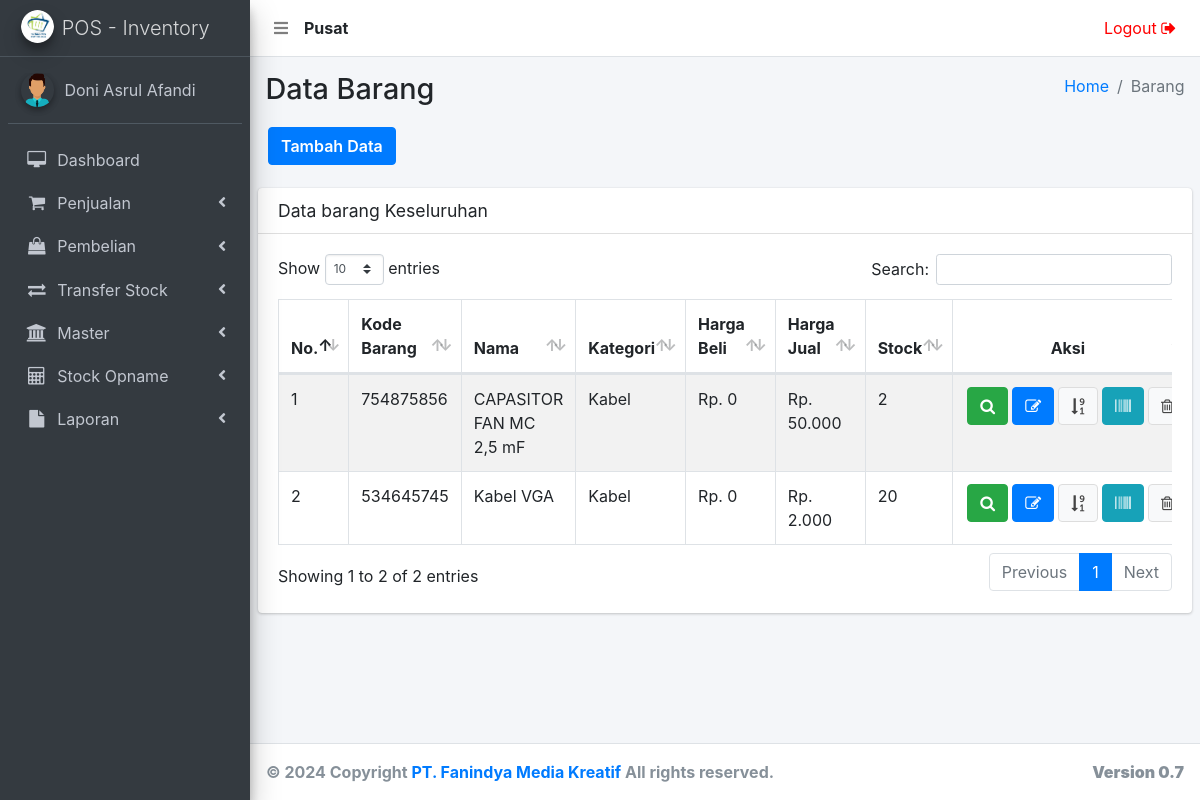
The page /barang-old.php (signed in) on the database its author committed.
### tables this page shows
CREATE TABLE `user` (
  `user_id` int(11) NOT NULL,
  `user_nama` varchar(500) NOT NULL,
  `user_no_hp` varchar(250) NOT NULL,
  `user_alamat` text NOT NULL,
  `user_email` varchar(250) NOT NULL,
  `user_password` varchar(500) NOT NULL,
  `user_create` varchar(250) NOT NULL,
  `user_level` varchar(250) NOT NULL,
  `user_status` varchar(250) NOT NULL,
  `user_cabang` int(11) NOT NULL
);

CREATE TABLE `barang` (
  `barang_id` int(11) NOT NULL,
  `barang_kode` varchar(500) NOT NULL,
  `barang_kode_slug` varchar(500) NOT NULL,
  `barang_kode_count` int(11) NOT NULL,
  `barang_nama` varchar(250) NOT NULL,
  `barang_harga_beli` varchar(250) NOT NULL,
  `barang_harga` varchar(250) NOT NULL,
  `barang_harga_grosir_1` int(11) NOT NULL,
  `barang_harga_grosir_2` int(11) NOT NULL,
  `barang_harga_s2` int(11) NOT NULL,
  `barang_harga_grosir_1_s2` int(11) NOT NULL,
  `barang_harga_grosir_2_s2` int(11) NOT NULL,
  `barang_harga_s3` int(11) NOT NULL,
  `barang_harga_grosir_1_s3` int(11) NOT NULL,
  `barang_harga_grosir_2_s3` int(11) NOT NULL,
  `barang_stock` text NOT NULL,
  `barang_tanggal` varchar(250) NOT NULL,
  `barang_kategori_id` int(11) NOT NULL,
  `kategori_id` varchar(250) NOT NULL,
  `barang_satuan_id` varchar(250) NOT NULL,
  `satuan_id` varchar(250) NOT NULL,
  `satuan_id_2` int(11) NOT NULL,
  `satuan_id_3` int(11) NOT NULL,
  `satuan_isi_1` int(11) NOT NULL,
  `satuan_isi_2` int(11) NOT NULL,
  `satuan_isi_3` int(11) NOT NULL,
  `barang_deskripsi` text NOT NULL,
  `barang_option_sn` int(11) NOT NULL,
  `barang_terjual` int(11) NOT NULL,
  `barang_cabang` int(11) NOT NULL
);

CREATE TABLE `kategori` (
  `kategori_id` int(11) NOT NULL,
  `kategori_nama` varchar(500) NOT NULL,
  `kategori_status` varchar(250) NOT NULL,
  `kategori_cabang` int(11) NOT NULL
);

### _header-artibut.php (called while the page is built, shortened)
<?php
  	include 'aksi/functions.php';
    $userLoginCabang = mysqli_query( $conn, "select user_cabang from user where user_id = '".$_SESSION['user_id']."'");
    $sessionCabangData = mysqli_fetch_array($userLoginCabang);
    $sessionCabang     = $sessionCabangData['user_cabang'];
    if ( $sessionCabang < 1 ) {
      $tipeToko = "Pusat";
    } else {
      $tipeToko = "Cabang ".$sessionCabang;
    }
?>

### barang-old.php (the view, shortened to what this page needs)
<?php
  include '_header.php';
  include '_nav.php';
  include '_sidebar.php';
?>
  <div class="content-wrapper">
    <section class="content-header">
      <div class="container-fluid">
        <div class="row mb-2">
          <div class="col-sm-6">
            <h1>Data Barang</h1>
          </div>
          <div class="col-sm-6">
            <ol class="breadcrumb float-sm-right">
              <li class="breadcrumb-item"><a href="bo">Home</a></li>
              <li class="breadcrumb-item active">Barang</li>
            </ol>
          </div>
          <div class="tambah-data">
          	<a href="barang-add" class="btn btn-primary">Tambah Data</a>
          </div>
        </div>
      </div>
    </section>
    <section class="content">
      <div class="row">
        <div class="col-12">
          <div class="card">
            <div class="card-header">
              <h3 class="card-title">Data barang Keseluruhan</h3>
            </div>
            <div class="card-body">
              <div class="table-auto">
                <table id="example1" class="table table-bordered table-striped">
                  <thead>
                  <tr>
                    <th style="width: 6%;">No.</th>
                    <th style="width: 13%;">Kode Barang</th>
                    <th>Nama</th>
                    <th>Kategori</th>
                    <th>Harga Beli</th>
                    <th>Harga Jual</th>
                    <th>Stock</th>
                    <th style="text-align: center; width: 14%">Aksi</th>
                  </tr>
                  </thead>
                  <tbody>
                  <?php
                    $i = 1;
                    $queryProduct = $conn->query("SELECT barang.barang_id, barang.barang_kode, barang.barang_kode_count, barang.barang_nama, barang.barang_harga_beli, barang.barang_harga, barang.barang_stock, barang.barang_option_sn, barang.barang_cabang, kategori.kategori_id, kategori.kategori_nama, satuan.satuan_id, satuan.satuan_nama
                               FROM barang
                               JOIN kategori ON barang.kategori_id = kategori.kategori_id
                               JOIN satuan ON barang.satuan_id = satuan.satuan_id
                               WHERE barang_cabang = ".$sessionCabang." ORDER BY barang_id DESC
                               ");
                    while ($rowProduct = mysqli_fetch_array($queryProduct)) {
                  ?>
                  <tr>
                    	<td><?= $i; ?></td>
                      <td><?= $rowProduct['barang_kode']; ?></td>
                      <td><?= $rowProduct['barang_nama']; ?></td>
                      <td><?= $rowProduct['kategori_nama']; ?></td>
                      <td>Rp. <?= number_format($rowProduct['barang_harga_beli'], 0, ',', '.'); ?></td></td>
                      <td>Rp. <?= number_format($rowProduct['barang_harga'], 0, ',', '.'); ?></td>
                      <td><?= $rowProduct['barang_stock']; ?></td>
                      <td class="orderan-online-button">
                        <?php
                          $id = $rowProduct["barang_id"];
                        ?>
                          <a href="barang-zoom?id=<?= $id; ?>-<?= strtolower(str_replace(' ', '-', $rowProduct['barang_nama'])); ?>" title="Zoom Data" target="_blank">
                              <button class="btn btn-success" type="submit">
                                 <i class="fa fa-search"></i>
                              </button>
                          </a>
                      	  <a href="barang-edit?id=<?= $id; ?>-<?= strtolower(str_replace(' ', '-', $rowProduct['barang_nama'])); ?>" title="Edit Data">
                              <button class="btn btn-primary" type="submit">
                                 <i class="fa fa-edit"></i>
                              </button>
                          </a>
                          <?php if ( $rowProduct['barang_option_sn'] < 1 ) { ?>
                          <a href="#!" title="Data No. SN" class="Data No. SN">
                              <button class="btn btn-default" type="" name="hapus">
                                  <i class="fa fa-sort-numeric-desc"></i>
                              </button>
                          </a>
                          <?php } ?>
                          <a href="barang-generate-barcode?id=<?= $id; ?>-<?= strtolower(str_replace(' ', '-', $rowProduct['barang_nama'])); ?>" title="Generate Barcode">
                              <button class="btn btn-info" type="submit">
                                 <i class="fa fa-barcode"></i>
                              </button>
                          </a>
                          <?php
                            $penjualan = mysqli_query($conn, "select * from penjualan where barang_id = $id");
                            $jmlPenjualan = mysqli_num_rows($penjualan);
                          ?>
                          <?php if ( $jmlPenjualan > 0 ) { ?>
                          <a href="#!" title="Delete Data" class="delete-data">
                              <button class="btn btn-default" type="" name="hapus">
                                  <i class="fa fa-trash-o"></i>
                              </button>
                          </a>
                          <?php } ?>
                      </td>
                  </tr>
                  <?php $i++; ?>
                  <?php } ?>
                  </tbody>
                </table>
              </div>
            </div>
          </div>
        </div>
      </div>
    </section>
  </div>
</div>
<?php include '_footer.php'; ?>
</body>
</html>

### _nav.php (shortened to what this page needs)
<nav class="main-header navbar navbar-expand navbar-white navbar-light">
    <ul class="navbar-nav">
      <li class="nav-item">
        <a class="nav-link" data-widget="pushmenu" href="#"><i class="fas fa-bars"></i></a>
      </li>
      <li class="nav-item" style="padding-top: 8px;">
        <?php
          echo "<b>".$tipeToko."</b>";
        ?>
      </li>
    </ul>
    <ul class="navbar-nav ml-auto">
      <li class="nav-item">
        <a href="<?php echo "aksi/logout.php?logout";?>"onclick="return confirm('Apakah anda yakin logout ?')" class="nav-link" style='color:red;'>Logout <i class="fa fa-sign-out"></i>
        </a>
      </li>
    </ul>
  </nav>

### rows shown on the page
user: user_cabang "Pusat"
barang: barang_kode "754875856", barang_nama "CAPASITOR FAN MC 2,5 mF", kategori.kategori_nama "Kabel", barang_harga_beli "0", barang_harga "50.000", barang_stock "2", barang_option_sn 0 (drawn)
barang: barang_kode "534645745", barang_nama "Kabel VGA", kategori.kategori_nama "Kabel", barang_harga_beli "0", barang_harga "2.000", barang_stock "20", barang_option_sn 0 (drawn)

### other values the page prints
$_SESSION['user_nama'] "Doni Asrul Afandi"
